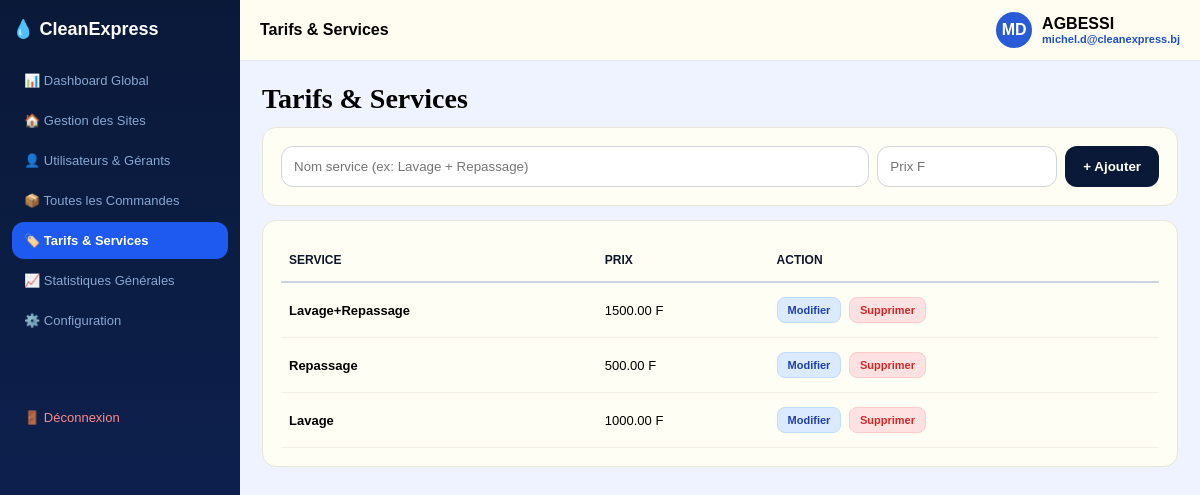
/tarifs.php (signed in), run on the app's committed database.
### tables this page shows
CREATE TABLE `service` (
  `id_service` int(11) NOT NULL,
  `libelle_service` varchar(50) DEFAULT NULL,
  `prix_service` decimal(10,2) DEFAULT NULL
);

### tarifs.php (the view, shortened to what this page needs)
<?php
$pdo = new PDO("mysql:host=127.0.0.1;dbname=clean_express;charset=utf8mb4","root","");
$pdo->setAttribute(PDO::ATTR_ERRMODE, PDO::ERRMODE_EXCEPTION);
$nom = $_SESSION['nom']?? 'michel.d';
$email = 'michel.d@cleanexpress.bj';
$cols = $pdo->query("SHOW COLUMNS FROM service")->fetchAll(PDO::FETCH_ASSOC);
$fields = array_column($cols, 'Field');
function findCol($fields, $cands){ foreach($cands as $c){ if(in_array($c,$fields)) return $c; } return null; }
$idCol = findCol($fields, ['id_service','id','id_tarif'])?? $fields[0];
$nameCol = findCol($fields, ['libelle_service','nom_service','nom','libelle'])?? $fields[1];
$priceCol = findCol($fields, ['prix_service','prix','tarif'])?? $fields[2];
$tarifs = $pdo->query("SELECT * FROM service ORDER BY `$idCol` DESC")->fetchAll(PDO::FETCH_ASSOC);
$edit = null;
?>
<!DOCTYPE html><html><head><meta charset="utf-8"><title>Tarifs</title>
</head><body>
<div class="sidebar"><div style="color:#fff;font-weight:800;margin-bottom:22px;font-size:18px">💧 CleanExpress</div>
<a href="dashboard_admin.php">📊 Dashboard Global</a><a href="sites.php">🏠 Gestion des Sites</a><a href="comptes.php">👤 Utilisateurs & Gérants</a><a href="commande.php">📦 Toutes les Commandes</a><a class="active" href="tarifs.php">🏷️ Tarifs & Services</a><a href="stats.php">📈 Statistiques Générales</a><a href="config.php">⚙️ Configuration</a>
<div style="margin-top:60px"><a href="index.php" style="color:#ff8a8a;text-decoration:none;padding:11px 12px;display:block">🚪 Déconnexion</a></div></div>
<div class="main">
<div class="topbar"><div style="font-weight:600">Tarifs & Services</div><div style="display:flex;gap:10px;align-items:center"><div style="width:36px;height:36px;background:#2a5bd7;color:#fff;border-radius:50%;display:flex;align-items:center;justify-content:center;font-weight:700">MD</div><div><div style="font-weight:800"><?= htmlspecialchars($nom)?></div><div style="font-size:11px;color:#1d4ed8;font-weight:700"><?= $email?></div></div></div></div>
<div class="content">
<h2 style="font-family:Georgia,serif;font-size:28px;margin:0 0 12px 0">Tarifs & Services</h2>
<?php if($edit):?>
<div class="card" style="border:2px solid #1e5af0;background:#eff6ff">
<form method="post" style="display:flex;gap:8px">
<input type="hidden" name="id" value="<?= $edit[$idCol]?>">
<input name="nom" value="<?= htmlspecialchars($edit[$nameCol])?>" required>
<input name="prix" type="number" min="1" value="<?= $edit[$priceCol]?>" required style="max-width:180px">
<button name="update">Enregistrer</button>
<a href="tarifs.php" class="btn del" style="padding:12px 18px">Annuler</a>
</form>
</div>
<?php else:?>
<div class="card"><form method="post" style="display:flex;gap:8px"><input name="nom" placeholder="Nom service (ex: Lavage + Repassage)" required><input name="prix" type="number" min="1" placeholder="Prix F" required style="max-width:180px"><button name="add">+ Ajouter</button></form></div>
<?php endif;?>
<div class="card">
<table style="width:100%;border-collapse:collapse">
<tr><th>SERVICE</th><th>PRIX</th><th>ACTION</th></tr>
<?php foreach($tarifs as $t):?>
<tr>
<td style="font-weight:700"><?= htmlspecialchars($t[$nameCol])?: '<span style="color:#dc2626;font-style:italic">(sans nom)</span>'?></td>
<td><?= $t[$priceCol]?> F</td>
<td>
<a class="btn mod" href="?edit=<?= $t[$idCol]?>">Modifier</a>
<a class="btn del" href="?del=<?= $t[$idCol]?>" onclick="return confirm('Supprimer?')">Supprimer</a>
</td>
</tr>
<?php endforeach;?>
</table>
</div>
</div></div></body></html>

### tarifs.php (style rules this page uses)
* { box-sizing:border-box;font-family:Arial }
body { margin:0;display:flex;background:#eef3ff;min-height:100vh }
.sidebar { width:240px;background:linear-gradient(180deg,#0a1938,#0f245a);padding:18px 12px }
.sidebar a { display:flex;gap:8px;padding:11px 12px;border-radius:12px;text-decoration:none;color:#8aa6d0;font-size:13px;margin:3px 0 }
.sidebar a.active { background:#1e5af0;color:#fff;font-weight:700 }
.main { flex:1 }
.topbar { background:#fffdf2;padding:12px 20px;display:flex;justify-content:space-between;border-bottom:1px solid #e6e8ef;align-items:center }
.content { padding:22px }
.card { background:#fffef5;border-radius:14px;padding:18px;border:1px solid #e8e6d9;margin-bottom:14px }
input { padding:12px;border-radius:12px;border:1px solid #d1d5db;flex:1 }
button { padding:12px 18px;border-radius:12px;border:none;background:#0a1938;color:#fff;font-weight:800;cursor:pointer }
th { color:#0f172a;font-size:12px;text-align:left;padding:14px 8px;font-weight:900;text-transform:uppercase;border-bottom:2px solid #cbd5e1 }
td { padding:14px 8px;border-bottom:1px solid #f2f0e6;font-size:13px }
.btn { padding:6px 10px;border-radius:8px;text-decoration:none;font-size:11px;font-weight:800;display:inline-block;margin-right:4px }
.mod { background:#dbeafe;color:#1e40af;border:1px solid #bfdbfe }
.del { background:#fee2e2;color:#dc2626;border:1px solid #fecaca }

### data on the page
service: libelle_service "Lavage+Repassage", prix_service "1500.00"
service: libelle_service "Repassage", prix_service "500.00"
service: libelle_service "Lavage", prix_service "1000.00"

### other printed values
$nom "AGBESSI"
$email "michel.d@cleanexpress.bj"
